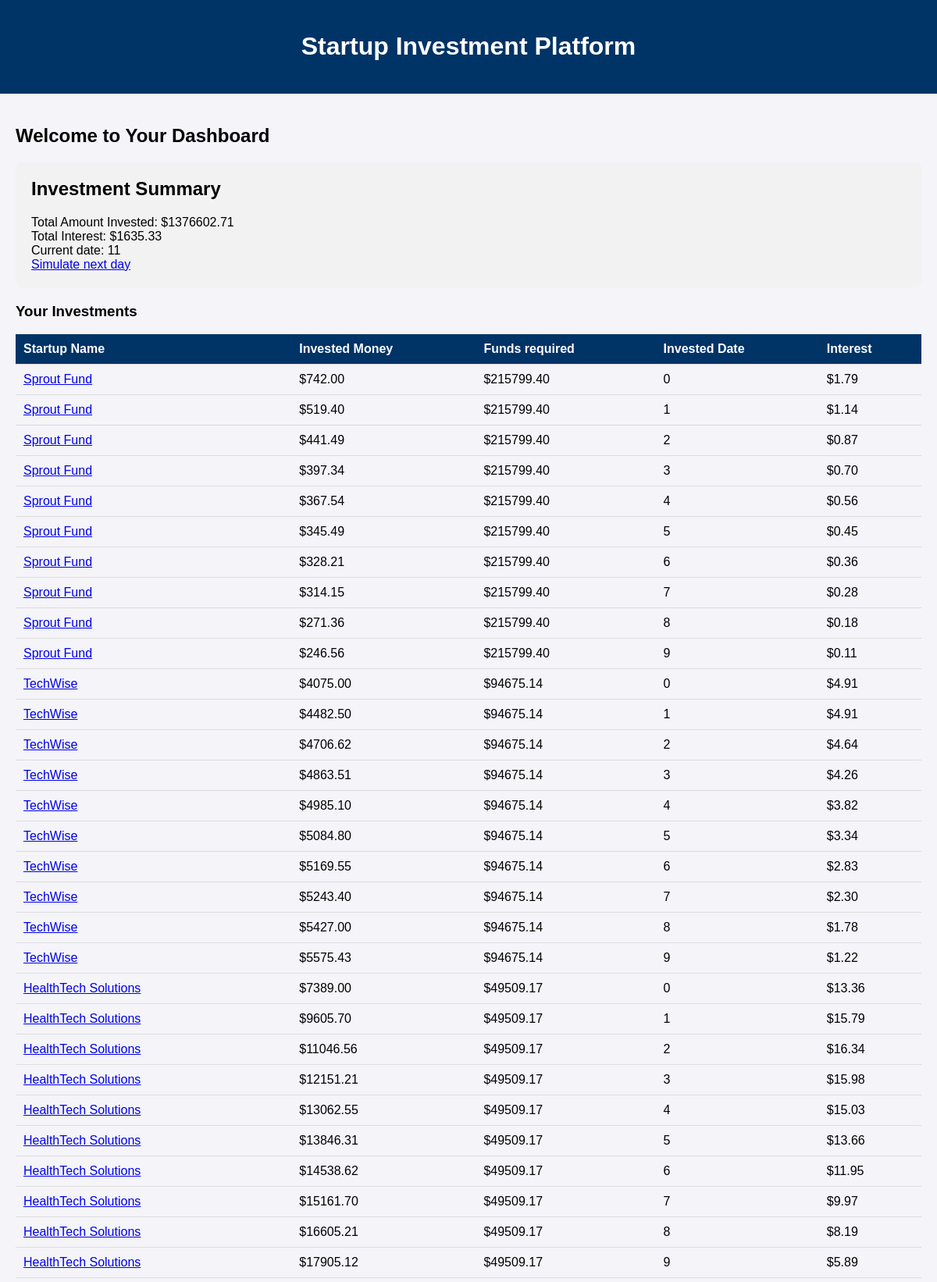
The page /dashboard/ (signed in, upper part) on the database its author committed.
### investments/models.py (models this page shows, shortened)
class Investment(models.Model):
    user = models.ForeignKey(User, on_delete=models.CASCADE)
    startup = models.ForeignKey(Startup, on_delete=models.CASCADE)
    amount = models.DecimalField(max_digits=12, decimal_places=2)
    date_invested = models.IntegerField(default=calculate_date)
    def calculate_profits(self):
        date = calculate_date()
        if date < self.date_invested:
            return 0
        days_passed = date - self.date_invested
        return self.amount * self.startup.interest * days_passed / 365

class Startup(models.Model):
    name = models.CharField(max_length=100)
    description = models.TextField()
    target_amount = models.DecimalField(max_digits=12, decimal_places=2)
    industry = models.TextField()
    growth_rate = models.DecimalField(max_digits=4, decimal_places=2, default=random_growth_rate)
    interest = models.DecimalField(max_digits=4, decimal_places=2, default=random_interest)
    def funding_required(self):
        return max(self.target_amount - self.total_funding_raised(), 0)
    def total_funding_raised(self):
        total_funding = self.investment_set.aggregate(total=models.Sum('amount'))['total']
        return total_funding or 0  # Return 0 if there are no investments

### investments/views.py (the view)
# urls.py: path('dashboard/', user_dashboard, name='dashboard'),
@login_required
def user_dashboard(request):
    investments = Investment.objects.filter(user=request.user)
    total_invested = investments.aggregate(total_invested=Sum('amount'))['total_invested'] or 0
    total_interest = sum([investment.calculate_profits() for investment in investments])
    current_date = calculate_date()
    return render(request, 'investments/dashboard.html', {'investments': investments, 'total_invested': total_invested, 'total_interest': total_interest, 'current_date': current_date})

### investments/models.py (called while the page is built)
def calculate_date() -> int:
    last_investment = Investment.objects.order_by('-date_invested').first()
    if last_investment:
        return last_investment.date_invested + 1

### investments/templates/investments/dashboard.html (shortened to what this page needs)
<!DOCTYPE html>
{% load static %}
<html lang="en">
<head>
    <link rel="stylesheet" type="text/css" href="{% static 'css/style.css' %}">
</head>
<body>
    <header>
        <h1>Startup Investment Platform</h1>
    </header>
    <main>
        <h2>Welcome to Your Dashboard</h2>
        <div class="summary-container">
            <h2>Investment Summary</h2>
            <p>Total Amount Invested: ${{ total_invested|floatformat:2 }}</p>
            <p>Total Interest: ${{ total_interest|floatformat:2 }}</p>
            <p>Current date: {{ current_date }}</p>
            <a href="{% url 'next_day' %}">Simulate next day</a>
        </div>
        <h3>Your Investments</h3>
        <table>
            <thead>
                <tr>
                    <th>Startup Name</th>
                    <th>Invested Money</th>
                    <th>Funds required</th>
                    <th>Invested Date</th>
                    <th>Interest</th>
                </tr>
            </thead>
            <tbody>
                {% for investment in investments %}
                    <tr>
                        <td><a href="{% url 'view_startup' startup_id=investment.startup.id %}">{{ investment.startup.name }}</a></td>
                        <td>${{ investment.amount|floatformat:2 }}</td>
                        <td>${{ investment.startup.funding_required|floatformat:2 }}</td>
                        <td>{{ investment.date_invested }}</td>
                        <td>${{ investment.calculate_profits|floatformat:2 }}</td>
                    </tr>
                {% empty %}
                    <tr>
                        <td colspan="4">You have not invested in any startups yet. <a href="{% url 'startup_list' %}">View available startups</a> to invest in.</td>
                    </tr>
                {% endfor %}
            </tbody>
        </table>
    </main>
</body>
</html>

### investments/static/css/style.css (style rules this page uses)
body { font-family: Arial, sans-serif; margin: 40px; background-color: #f4f4f9; }

### investments/templates/investments/dashboard.html (style rules this page uses)
body { margin: 0; padding: 0; display: flex; flex-direction: column; min-height: 100vh; font-family: Arial, sans-serif; }
header { background-color: #003366; color: white; text-align: center; padding: 20px 0; }
main { flex: 1; padding: 20px; }
.summary-container { background-color: #f2f2f2; border-radius: 8px; padding: 20px; margin-bottom: 20px; }
.summary-container h2 { margin-top: 0; }
table { width: 100%; border-collapse: collapse; }
th, td { padding: 10px; text-align: left; border-bottom: 1px solid #ddd; }
th { background-color: #003366; color: white; }
p { margin: 0; }

### rows shown on the page
Investment: startup.name "Sprout Fund", amount "742.00", startup.funding_required "215799.40", date_invested "0", calculate_profits "1.79"
Investment: startup.name "Sprout Fund", amount "519.40", startup.funding_required "215799.40", date_invested "1", calculate_profits "1.14"
Investment: startup.name "Sprout Fund", amount "441.49", startup.funding_required "215799.40", date_invested "2", calculate_profits "0.87"
Investment: startup.name "Sprout Fund", amount "397.34", startup.funding_required "215799.40", date_invested "3", calculate_profits "0.70"
Investment: startup.name "Sprout Fund", amount "367.54", startup.funding_required "215799.40", date_invested "4", calculate_profits "0.56"
Investment: startup.name "Sprout Fund", amount "345.49", startup.funding_required "215799.40", date_invested "5", calculate_profits "0.45"
Investment: startup.name "Sprout Fund", amount "328.21", startup.funding_required "215799.40", date_invested "6", calculate_profits "0.36"
Investment: startup.name "Sprout Fund", amount "314.15", startup.funding_required "215799.40", date_invested "7", calculate_profits "0.28"
Investment: startup.name "Sprout Fund", amount "271.36", startup.funding_required "215799.40", date_invested "8", calculate_profits "0.18"
Investment: startup.name "Sprout Fund", amount "246.56", startup.funding_required "215799.40", date_invested "9", calculate_profits "0.11"
Investment: startup.name "TechWise", amount "4075.00", startup.funding_required "94675.14", date_invested "0", calculate_profits "4.91"
Investment: startup.name "TechWise", amount "4482.50", startup.funding_required "94675.14", date_invested "1", calculate_profits "4.91"
Investment: startup.name "TechWise", amount "4706.62", startup.funding_required "94675.14", date_invested "2", calculate_profits "4.64"
Investment: startup.name "TechWise", amount "4863.51", startup.funding_required "94675.14", date_invested "3", calculate_profits "4.26"
Investment: startup.name "TechWise", amount "4985.10", startup.funding_required "94675.14", date_invested "4", calculate_profits "3.82"
Investment: startup.name "TechWise", amount "5084.80", startup.funding_required "94675.14", date_invested "5", calculate_profits "3.34"
Investment: startup.name "TechWise", amount "5169.55", startup.funding_required "94675.14", date_invested "6", calculate_profits "2.83"
Investment: startup.name "TechWise", amount "5243.40", startup.funding_required "94675.14", date_invested "7", calculate_profits "2.30"
Investment: startup.name "TechWise", amount "5427.00", startup.funding_required "94675.14", date_invested "8", calculate_profits "1.78"
Investment: startup.name "TechWise", amount "5575.43", startup.funding_required "94675.14", date_invested "9", calculate_profits "1.22"
Investment: startup.name "HealthTech Solutions", amount "7389.00", startup.funding_required "49509.17", date_invested "0", calculate_profits "13.36"
Investment: startup.name "HealthTech Solutions", amount "9605.70", startup.funding_required "49509.17", date_invested "1", calculate_profits "15.79"
Investment: startup.name "HealthTech Solutions", amount "11046.56", startup.funding_required "49509.17", date_invested "2", calculate_profits "16.34"
Investment: startup.name "HealthTech Solutions", amount "12151.21", startup.funding_required "49509.17", date_invested "3", calculate_profits "15.98"
Investment: startup.name "HealthTech Solutions", amount "13062.55", startup.funding_required "49509.17", date_invested "4", calculate_profits "15.03"
Investment: startup.name "HealthTech Solutions", amount "13846.31", startup.funding_required "49509.17", date_invested "5", calculate_profits "13.66"
Investment: startup.name "HealthTech Solutions", amount "14538.62", startup.funding_required "49509.17", date_invested "6", calculate_profits "11.95"
Investment: startup.name "HealthTech Solutions", amount "15161.70", startup.funding_required "49509.17", date_invested "7", calculate_profits "9.97"
Investment: startup.name "HealthTech Solutions", amount "16605.21", startup.funding_required "49509.17", date_invested "8", calculate_profits "8.19"
Investment: startup.name "HealthTech Solutions", amount "17905.12", startup.funding_required "49509.17", date_invested "9", calculate_profits "5.89"

### other values the page prints
{{ total_invested|floatformat:2 }} "1376602.71"
{{ total_interest|floatformat:2 }} "1635.33"
{{ current_date }} "11"
